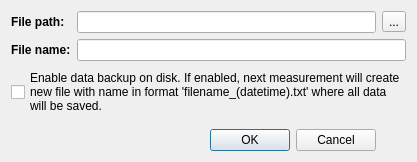
<?xml version="1.0" encoding="UTF-8"?>
<ui version="4.0">
 <class>backupOptionsDialog</class>
 <widget class="QDialog" name="backupOptionsDialog">
  <property name="geometry">
   <rect>
    <x>0</x>
    <y>0</y>
    <width>382</width>
    <height>162</height>
   </rect>
  </property>
  <property name="windowTitle">
   <string>Backup options</string>
  </property>
  <layout class="QGridLayout" name="gridLayout">
   <item row="4" column="1">
    <spacer name="verticalSpacer">
     <property name="orientation">
      <enum>Qt::Vertical</enum>
     </property>
     <property name="sizeHint" stdset="0">
      <size>
       <width>20</width>
       <height>40</height>
      </size>
     </property>
    </spacer>
   </item>
   <item row="5" column="1">
    <widget class="QDialogButtonBox" name="buttonBox">
     <property name="orientation">
      <enum>Qt::Horizontal</enum>
     </property>
     <property name="standardButtons">
      <set>QDialogButtonBox::Cancel|QDialogButtonBox::Ok</set>
     </property>
    </widget>
   </item>
   <item row="1" column="1" colspan="2">
    <widget class="QLineEdit" name="filenameLineEdit"/>
   </item>
   <item row="0" column="1">
    <widget class="QLineEdit" name="backupFileLineEdit">
     <property name="readOnly">
      <bool>true</bool>
     </property>
    </widget>
   </item>
   <item row="0" column="2">
    <widget class="QToolButton" name="changePathButton">
     <property name="text">
      <string>...</string>
     </property>
    </widget>
   </item>
   <item row="0" column="0">
    <widget class="QLabel" name="filepathLabel">
     <property name="text">
      <string>&lt;b&gt;File path:&lt;/b&gt;</string>
     </property>
    </widget>
   </item>
   <item row="3" column="0" colspan="3">
    <widget class="QCheckBox" name="enableDataBackupCheckBox">
     <property name="minimumSize">
      <size>
       <width>0</width>
       <height>50</height>
      </size>
     </property>
     <property name="maximumSize">
      <size>
       <width>16777215</width>
       <height>50</height>
      </size>
     </property>
     <property name="baseSize">
      <size>
       <width>0</width>
       <height>50</height>
      </size>
     </property>
     <property name="text">
      <string>Enable data backup on disk. If enabled, next measurement will create
new file with name in format 'filename_(datetime).txt' where all data
will be saved.</string>
     </property>
    </widget>
   </item>
   <item row="1" column="0">
    <widget class="QLabel" name="label">
     <property name="text">
      <string>&lt;b&gt;File name:&lt;/b&gt;</string>
     </property>
    </widget>
   </item>
  </layout>
 </widget>
 <resources/>
 <connections>
  <connection>
   <sender>buttonBox</sender>
   <signal>accepted()</signal>
   <receiver>backupOptionsDialog</receiver>
   <slot>accept()</slot>
   <hints>
    <hint type="sourcelabel">
     <x>248</x>
     <y>254</y>
    </hint>
    <hint type="destinationlabel">
     <x>157</x>
     <y>274</y>
    </hint>
   </hints>
  </connection>
  <connection>
   <sender>buttonBox</sender>
   <signal>rejected()</signal>
   <receiver>backupOptionsDialog</receiver>
   <slot>reject()</slot>
   <hints>
    <hint type="sourcelabel">
     <x>316</x>
     <y>260</y>
    </hint>
    <hint type="destinationlabel">
     <x>286</x>
     <y>274</y>
    </hint>
   </hints>
  </connection>
 </connections>
</ui>
